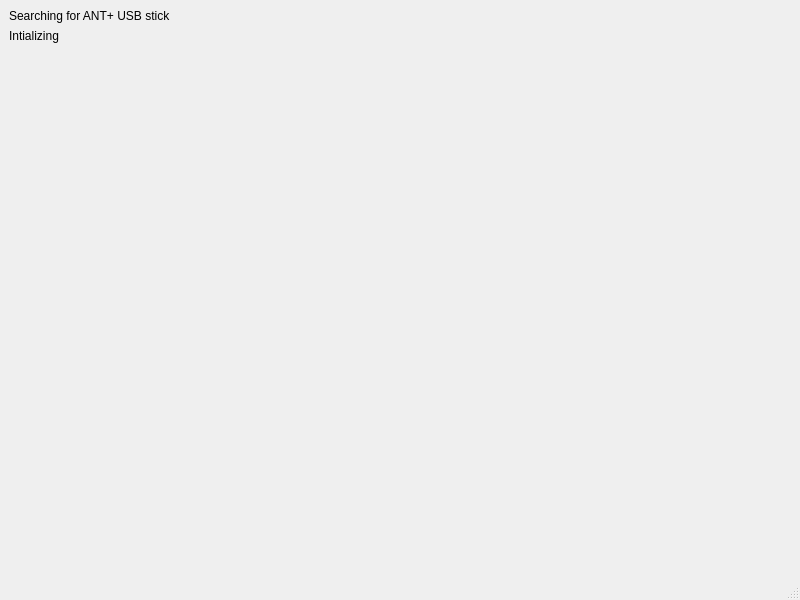
<?xml version="1.0" encoding="UTF-8"?>
<ui version="4.0">
 <class>AntTestAppMainWindow</class>
 <widget class="QMainWindow" name="AntTestAppMainWindow">
  <property name="geometry">
   <rect>
    <x>0</x>
    <y>0</y>
    <width>800</width>
    <height>600</height>
   </rect>
  </property>
  <property name="windowTitle">
   <string>ANT+ Test Application</string>
  </property>
  <widget class="QWidget" name="centralwidget">
   <layout class="QFormLayout" name="formLayout">
    <item row="0" column="0" colspan="2">
     <widget class="QLabel" name="searchStickLabel">
      <property name="text">
       <string>Searching for ANT+ USB stick</string>
      </property>
     </widget>
    </item>
    <item row="1" column="0">
     <widget class="QLabel" name="InitializingLabel">
      <property name="text">
       <string>Intializing</string>
      </property>
     </widget>
    </item>
   </layout>
  </widget>
  <widget class="QMenuBar" name="menubar">
   <property name="geometry">
    <rect>
     <x>0</x>
     <y>0</y>
     <width>800</width>
     <height>25</height>
    </rect>
   </property>
  </widget>
  <widget class="QStatusBar" name="statusbar"/>
 </widget>
 <resources/>
 <connections/>
</ui>
